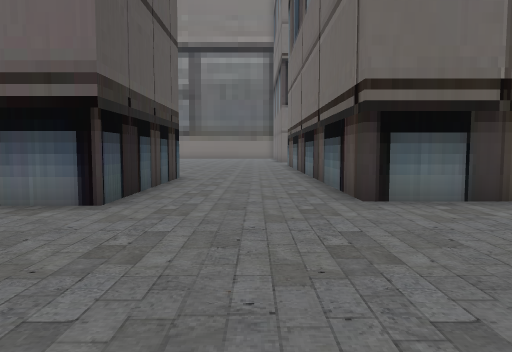
View 1 (above)

24 first-person views from a walk through a Godot game level. The camera is 1.4 m above the floor, tilts 4° down and sees 70° across. The floor is counted in squares, 2 m on a side. Each view is taken from the middle of a square. On the plan, view 1 faces up. The plan holds only what a view shows up to about 11 squares ahead; the rest is blank. The place goes on beyond the plan. Some surface patterns are stand-ins.

View 2
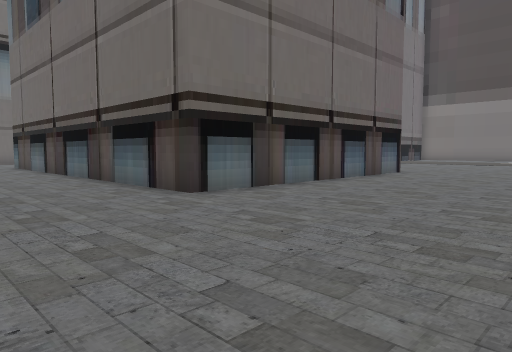

View 3
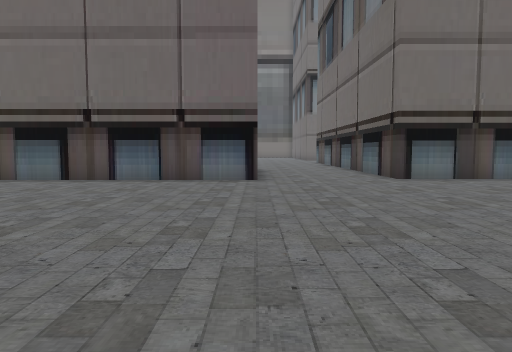

View 4
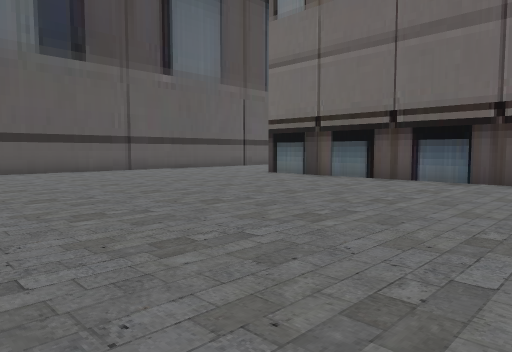

View 5
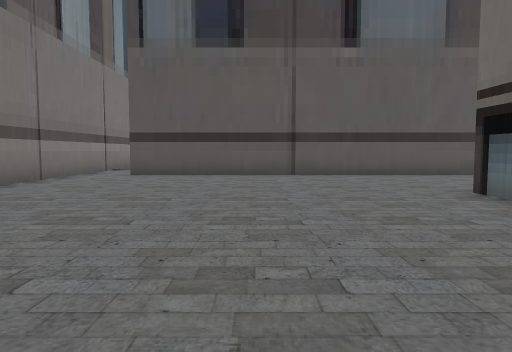

View 6
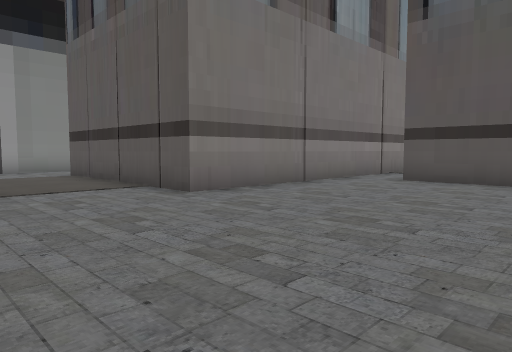

View 7
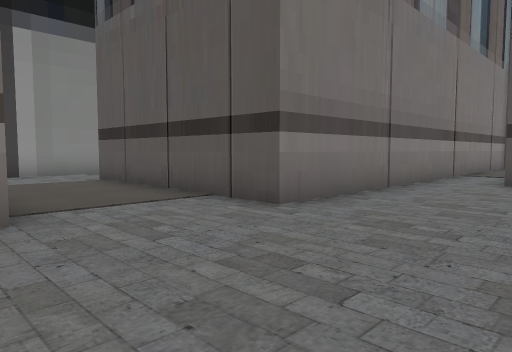

View 8
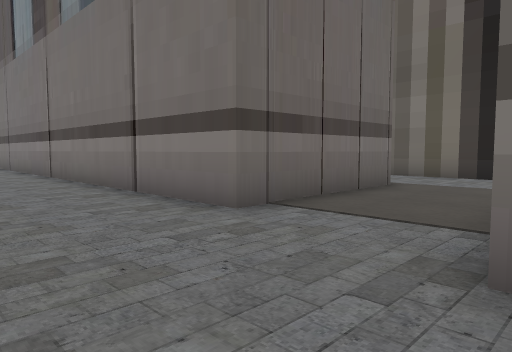

View 9
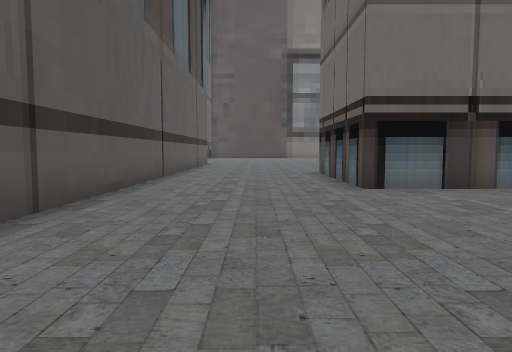

View 10
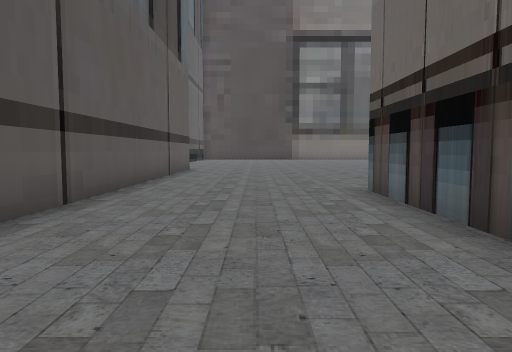

View 11
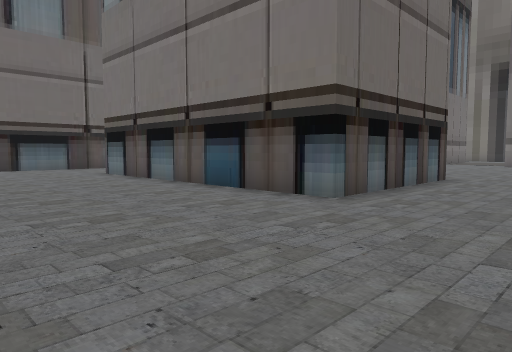

View 12
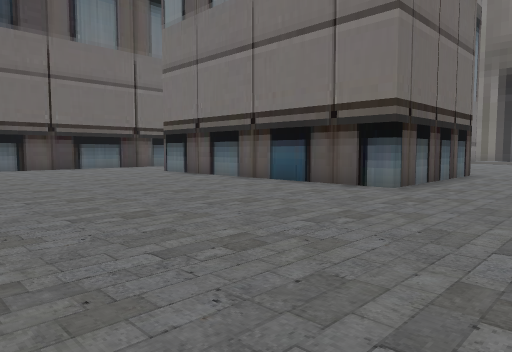

View 13
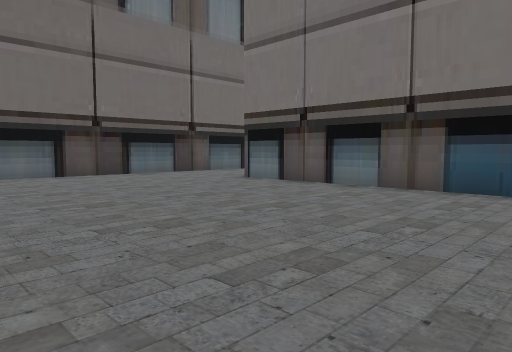

View 14
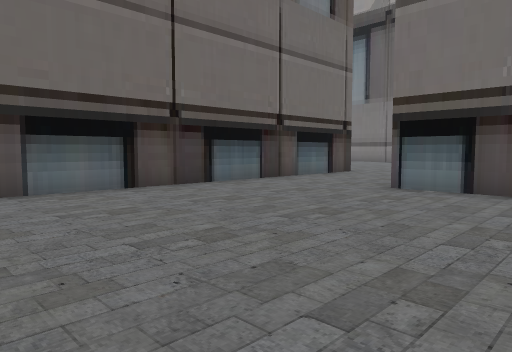

View 15
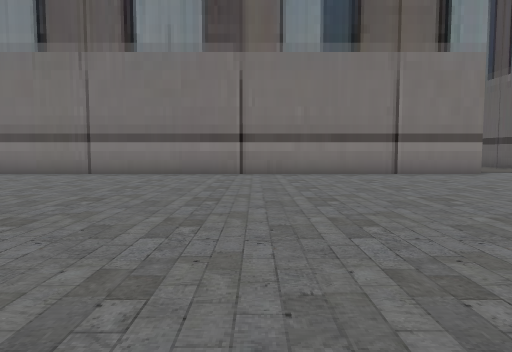

View 16
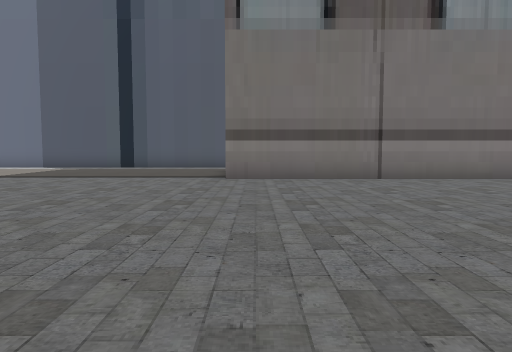

View 17
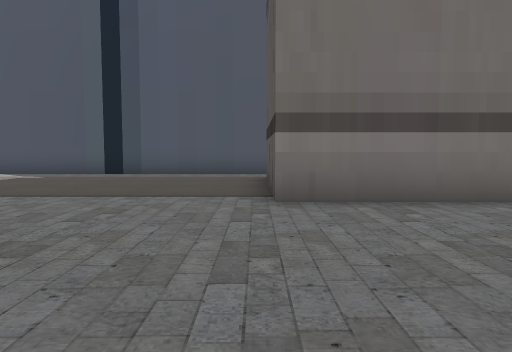

View 18
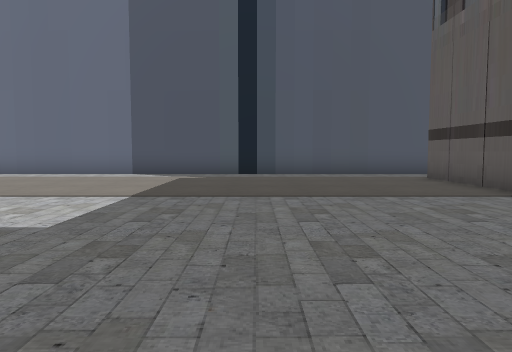

View 19
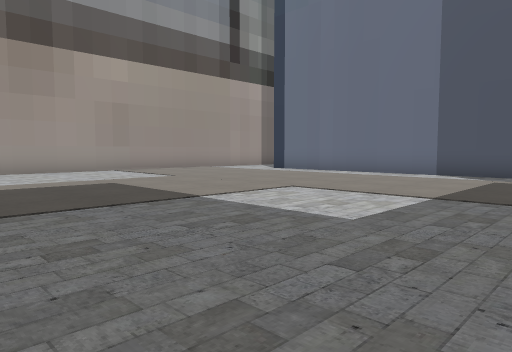

View 20
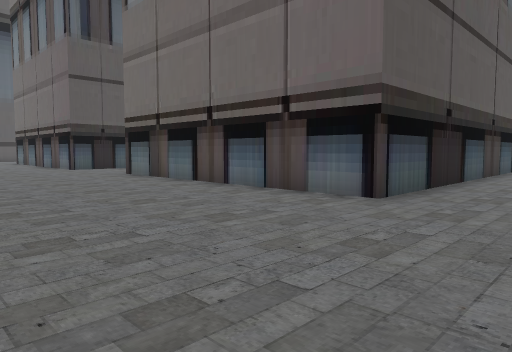

View 21
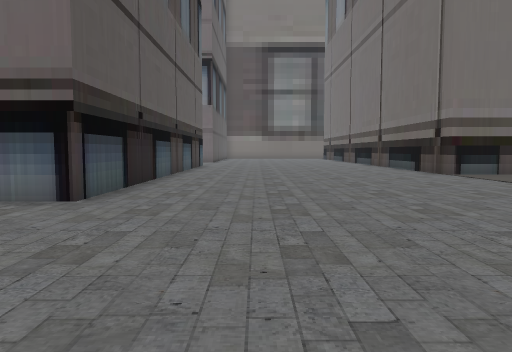

View 22
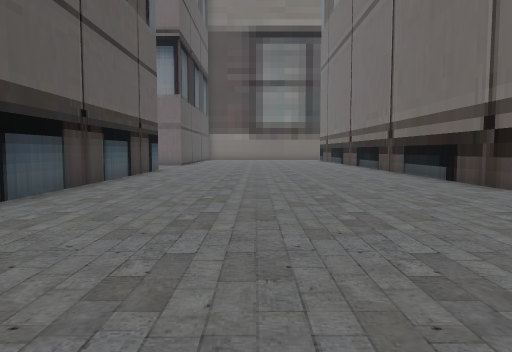

View 23
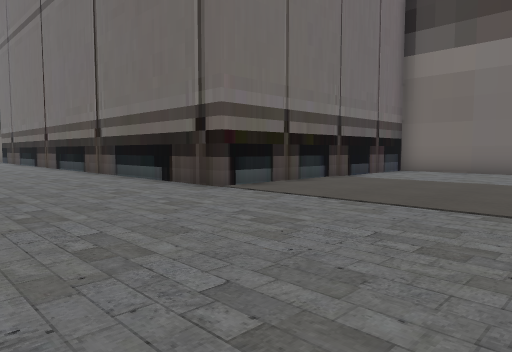

View 24
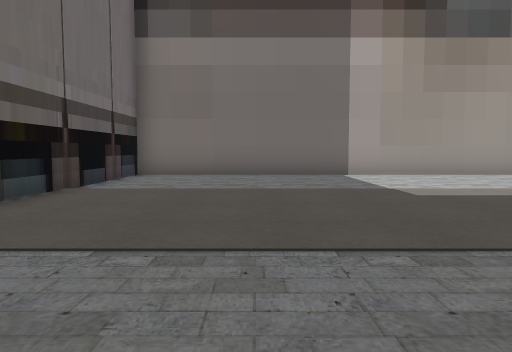

### Floor plan
Key: @ floor where view 1 was taken; # wall or solid block; . floor; B building.
Columns run from 16 left of view 1 to 26 right of it. Each row starts with its distance up from view 1.
 16    ............                ...#
 15    ...............B      B........#
 14  #................B      B........#
 13  #................B      B........#
 12  #................B      B........#
 11  #................B      B........#########
 10  #................B      B................#
  9  #....BBBBBBBBB...B      B................#
  8  #....B       B...B      B................#
  7  #....B       B...B      B................#
  6  #....B       B...B      B................#
  5  #....BBBBBBBBB...BBBBBBBB................#
  4  #..............................   .......#
  3  #.............................     ......#
  2  #.............................       ....#
  1  #............................         ...#
  0  #..............@................        .#
 -1  #....................................    #
 -2  #........................................#
 -3 ..........................................#
 -4 BBBBBBB..................................
 -5       B...###############...............
 -6       B...#             #...............
 -7       B...#              ..............
 -8       B...#             #.............
 -9       B...#             #............
-10       B....             .............
-11       .....             ##############
-12       ######

Where each view was taken, in squares from view 1:
view 1: 0 up, 0 right, facing up
view 2: 0 up, 2 left, facing up-right
view 3: 4 down, 2 left, facing up
view 4: 4 down, 2 left, facing up-left
view 5: 1 up, 4 left, facing left
view 6: 1 up, 6 left, facing down-left
view 7: 1 down, 6 left, facing down-left
view 8: 2 down, 10 left, facing down-right
view 9: 2 down, 12 left, facing up
view 10: 3 up, 12 left, facing up
view 11: 14 up, 13 left, facing down-right
view 12: 16 up, 13 left, facing down-right
view 13: 16 up, 9 left, facing down-right
view 14: 16 up, 5 left, facing down-right
view 15: 6 up, 0 right, facing down
view 16: 4 up, 8 right, facing down
view 17: 0 up, 9 right, facing down
view 18: 0 up, 13 right, facing down
view 19: 0 up, 13 right, facing down-right
view 20: 0 up, 12 right, facing up-left
view 21: 0 up, 12 right, facing up
view 22: 4 up, 13 right, facing up
view 23: 5 up, 13 right, facing up-right
view 24: 7 up, 15 right, facing right
